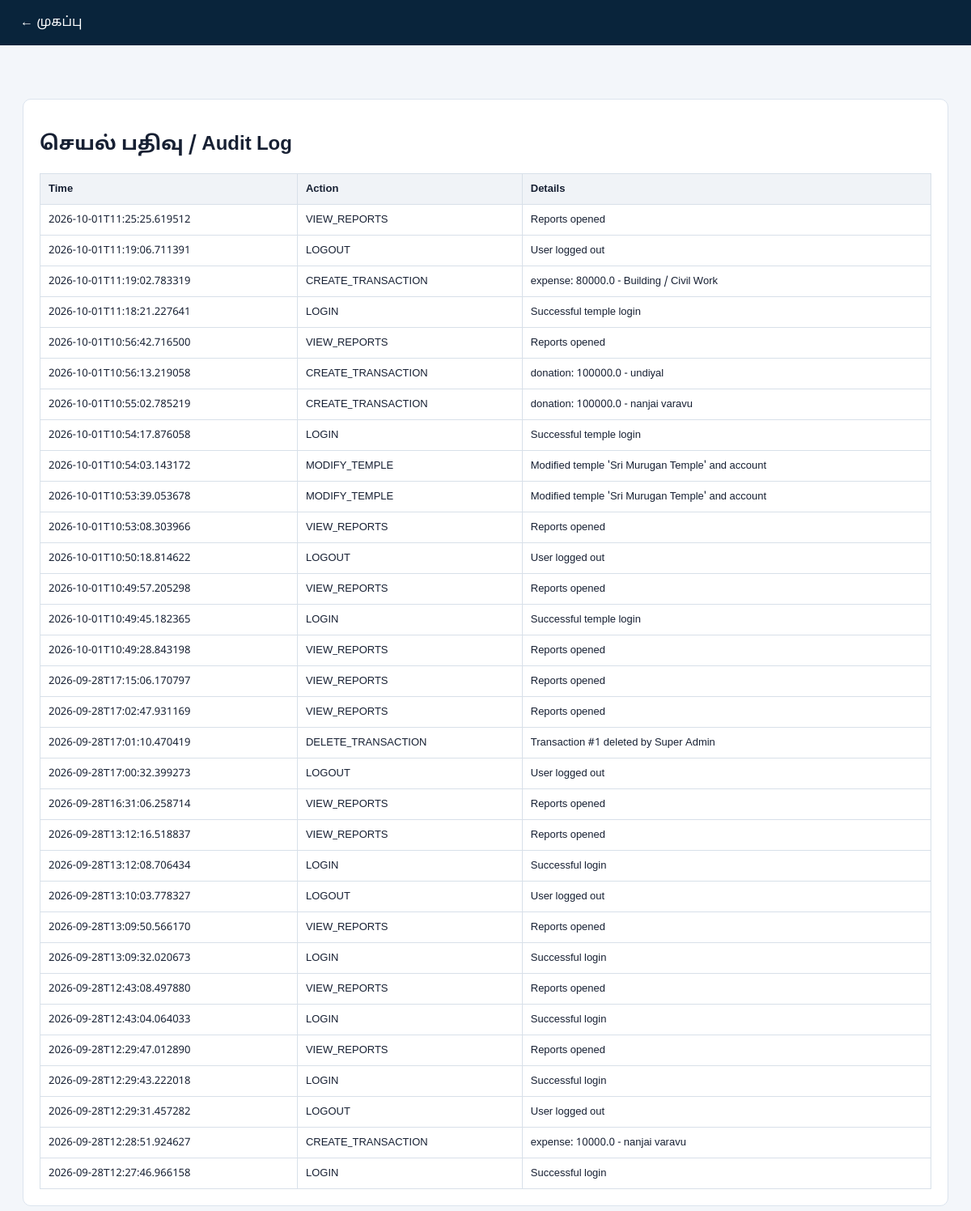
The app's page /audit (signed in) with its own data.
### tables this page shows
CREATE TABLE audit_log (
        id INTEGER PRIMARY KEY AUTOINCREMENT,
        temple_id INTEGER NOT NULL,
        user_id INTEGER,
        action TEXT NOT NULL,
        details TEXT,
        created_at TEXT NOT NULL,
        FOREIGN KEY(temple_id) REFERENCES temples(id)
    );

### app.py (the view)
@app.route("/audit")
@login_required
def audit():
    if is_super_admin():
        rows = query(
            """SELECT a.*, t.name temple_name
               FROM audit_log a JOIN temples t ON t.id=a.temple_id
               ORDER BY a.id DESC LIMIT 500"""
        )
    else:
        rows = query(
            "SELECT * FROM audit_log WHERE temple_id=? ORDER BY id DESC LIMIT 300",
            (session["temple_id"],),
        )
    return render_template("audit.html", rows=rows, super_admin=is_super_admin())

### app.py (called while the page is built)
@app.context_processor
def accounting_categories():
    return {"INCOME_CATEGORIES": INCOME_CATEGORIES, "EXPENSE_CATEGORIES": EXPENSE_CATEGORIES}

def db():
    c = sqlite3.connect(DB)
    c.row_factory = sqlite3.Row
    c.execute("PRAGMA foreign_keys = ON")
    return c

def query(sql, args=()):
    c = db()
    rows = c.execute(sql, args).fetchall()
    c.close()
    return rows

def is_logged_in():
    return "user_id" in session

def is_super_admin():
    return session.get("role") == "super_admin"

def login_required(fn):
    @wraps(fn)
    def wrapper(*args, **kwargs):
        if not is_logged_in():
            return redirect(url_for("login"))
        return fn(*args, **kwargs)
    return wrapper

### templates/audit.html (shortened to what this page needs)
<!doctype html><html lang="ta"><head><link rel="stylesheet" href="/static/style.css"></head><body><div class="reportbar"><a href="/dashboard">← முகப்பு</a></div><main class="wide"><section class="panel"><h2>செயல் பதிவு / Audit Log</h2><table><tr><th>Time</th><th>Action</th><th>Details</th></tr>{% for r in rows %}<tr><td>{{r.created_at}}</td><td>{{r.action}}</td><td>{{r.details}}</td></tr>{% endfor %}</table></section></main></body></html>

### static/style.css (style rules this page uses)
* { box-sizing:border-box }
body { margin:0;background:#f3f6fa;color:#172033;font-family:"Noto Sans Tamil","Nirmala UI",Arial,sans-serif }
main { margin-left:245px;padding:28px;max-width:1400px }
.wide { margin-left:0;max-width:1400px }
header,.reportbar { display:flex;justify-content:space-between;align-items:center;margin-bottom:20px }
.reportbar { padding:18px 25px;background:#09243b;color:white }
.reportbar a { color:white;text-decoration:none }
.panel { background:white;border:1px solid #dce4ee;border-radius:10px;padding:20px;margin-top:18px }
table { width:100%;border-collapse:collapse;font-size:13px }
th,td { padding:10px;border:1px solid #d8e0e9;text-align:left }
th { background:#f0f3f7 }

### records on screen
audit_log: created_at "2026-10-01T11:25:25.619512", action "VIEW_REPORTS", details "Reports opened"
audit_log: created_at "2026-10-01T11:19:06.711391", action "LOGOUT", details "User logged out"
audit_log: created_at "2026-10-01T11:19:02.783319", action "CREATE_TRANSACTION", details "expense: 80000.0 - Building / Civil Work"
audit_log: created_at "2026-10-01T11:18:21.227641", action "LOGIN", details "Successful temple login"
audit_log: created_at "2026-10-01T10:56:42.716500", action "VIEW_REPORTS", details "Reports opened"
audit_log: created_at "2026-10-01T10:56:13.219058", action "CREATE_TRANSACTION", details "donation: 100000.0 - undiyal"
audit_log: created_at "2026-10-01T10:55:02.785219", action "CREATE_TRANSACTION", details "donation: 100000.0 - nanjai varavu"
audit_log: created_at "2026-10-01T10:54:17.876058", action "LOGIN", details "Successful temple login"
audit_log: created_at "2026-10-01T10:54:03.143172", action "MODIFY_TEMPLE", details "Modified temple 'Sri Murugan Temple' and account"
audit_log: created_at "2026-10-01T10:53:39.053678", action "MODIFY_TEMPLE", details "Modified temple 'Sri Murugan Temple' and account"
audit_log: created_at "2026-10-01T10:53:08.303966", action "VIEW_REPORTS", details "Reports opened"
audit_log: created_at "2026-10-01T10:50:18.814622", action "LOGOUT", details "User logged out"
audit_log: created_at "2026-10-01T10:49:57.205298", action "VIEW_REPORTS", details "Reports opened"
audit_log: created_at "2026-10-01T10:49:45.182365", action "LOGIN", details "Successful temple login"
audit_log: created_at "2026-10-01T10:49:28.843198", action "VIEW_REPORTS", details "Reports opened"
audit_log: created_at "2026-09-28T17:15:06.170797", action "VIEW_REPORTS", details "Reports opened"
audit_log: created_at "2026-09-28T17:02:47.931169", action "VIEW_REPORTS", details "Reports opened"
audit_log: created_at "2026-09-28T17:01:10.470419", action "DELETE_TRANSACTION", details "Transaction #1 deleted by Super Admin"
audit_log: created_at "2026-09-28T17:00:32.399273", action "LOGOUT", details "User logged out"
audit_log: created_at "2026-09-28T16:31:06.258714", action "VIEW_REPORTS", details "Reports opened"
audit_log: created_at "2026-09-28T13:12:16.518837", action "VIEW_REPORTS", details "Reports opened"
audit_log: created_at "2026-09-28T13:12:08.706434", action "LOGIN", details "Successful login"
audit_log: created_at "2026-09-28T13:10:03.778327", action "LOGOUT", details "User logged out"
audit_log: created_at "2026-09-28T13:09:50.566170", action "VIEW_REPORTS", details "Reports opened"
audit_log: created_at "2026-09-28T13:09:32.020673", action "LOGIN", details "Successful login"
audit_log: created_at "2026-09-28T12:43:08.497880", action "VIEW_REPORTS", details "Reports opened"
audit_log: created_at "2026-09-28T12:43:04.064033", action "LOGIN", details "Successful login"
audit_log: created_at "2026-09-28T12:29:47.012890", action "VIEW_REPORTS", details "Reports opened"
audit_log: created_at "2026-09-28T12:29:43.222018", action "LOGIN", details "Successful login"
audit_log: created_at "2026-09-28T12:29:31.457282", action "LOGOUT", details "User logged out"
audit_log: created_at "2026-09-28T12:28:51.924627", action "CREATE_TRANSACTION", details "expense: 10000.0 - nanjai varavu"
audit_log: created_at "2026-09-28T12:27:46.966158", action "LOGIN", details "Successful login"
